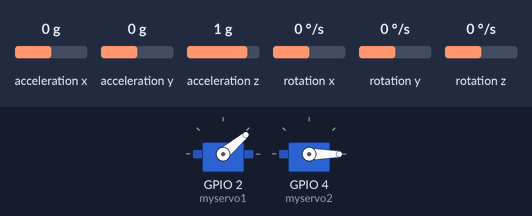
This sketch was run on a simulated ESP32. Parts: 2 × servo. Wiring (inferred from the names in the program): MPU-6050 motion sensor at I2C address 0x68. The test bench sets the inputs (shaded band); at power-on: acceleration x 0 g, acceleration y 0 g, acceleration z 1 g, rotation x 0 °/s, rotation y 0 °/s, rotation z 0 °/s.

Above: at 1.2 s.
1.3 s: acceleration x set to -1.4 g
At 3.0 s:
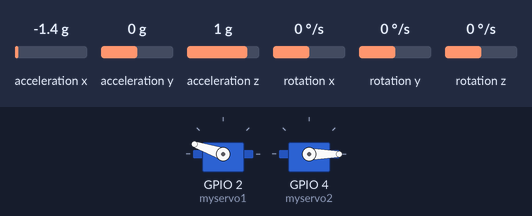
3.3 s: acceleration x set to -0.8 g
At 3.9 s:
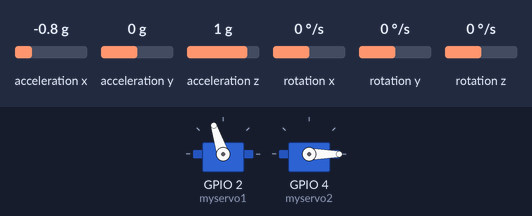
5.1 s: acceleration x set to 0.8 g
At 5.6 s:
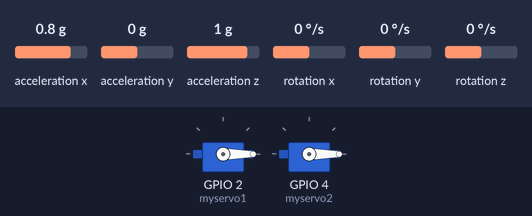
6.7 s: acceleration x set to 0 g
At 7.4 s:
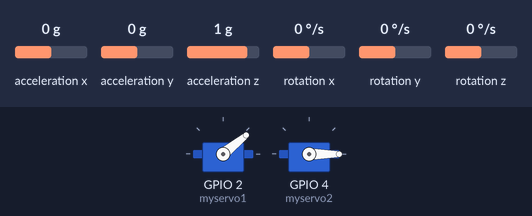
Timing chart, 0 to 9.7 s (numbered marks = the images above; inputs shaded):
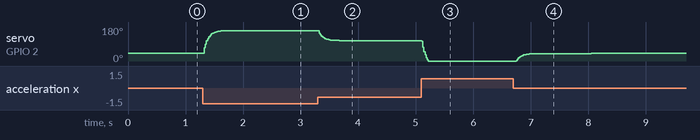

The sketch:

Self_Stabilizating_Spoon.ino
```cpp
//Self Stabilizing Spoon for Parkinson's Patients
#include<Wire.h>
#include <ESP32Servo.h>
const int MPU_addr=0x68; // I2C address of the MPU-6050
int16_t AcX,AcY,AcZ,Tmp,GyX,GyY,GyZ;
float delta_t = 0.005;
float pitchAcc,rollAcc, pitch, roll, pitched;
float P_CompCoeff= 0.98;
// ============= INITIAL SETUP ===========================================
Servo myservo1, myservo2;
void setup(){
Wire.begin();//I2c Initialization
Wire.beginTransmission(MPU_addr);
Wire.write(0x6B); // PWR_MGMT_1 register
Wire.write(0); // set to zero (wakes up the MPU-6050)
Wire.endTransmission(true);
Serial.begin(115200);
myservo1.attach(2);
myservo2.attach(4);
}
// ============= MAIN LOOP ===============================================
void loop(){
Wire.beginTransmission(MPU_addr);
Wire.write(0x3B); // starting with register 0x3B (ACCEL_XOUT_H)
Wire.endTransmission(false);
Wire.requestFrom(MPU_addr,14,true); // request a total of 14 registers
AcX=Wire.read()<<8|Wire.read(); // 0x3B (ACCEL_XOUT_H) & 0x3C
AcY=Wire.read()<<8|Wire.read(); // 0x3D (ACCEL_YOUT_H) & 0x3E
AcZ=Wire.read()<<8|Wire.read(); // 0x3F (ACCEL_ZOUT_H) & 0x40
GyX=Wire.read()<<8|Wire.read(); // 0x43 (GYRO_XOUT_H) & 0x44
GyY=Wire.read()<<8|Wire.read(); // 0x45 (GYRO_YOUT_H) & 0x46
GyZ=Wire.read()<<8|Wire.read(); // 0x47 (GYRO_ZOUT_H) & 0x48
//Complementary filter
long squaresum_P=((long)GyY*GyY+(long)AcY*AcY);
long squaresum_R=((long)GyX*GyX+(long)AcX*AcX);
pitch+=((-AcY/40.8f)*(delta_t));
roll+=((-AcX/45.8f)*(delta_t));
pitchAcc= atan((AcY/sqrt(squaresum_P))*RAD_TO_DEG);
rollAcc =atan((AcX/sqrt(squaresum_R))*RAD_TO_DEG);
pitch =(P_CompCoeff*pitch + (1.0f-P_CompCoeff)*pitchAcc);//pitch
roll =(P_CompCoeff*roll + (1.0f-P_CompCoeff)*rollAcc);
myservo1.write(roll + 40);
myservo2.write(pitch + 120);
}
```

Measured:
- after the input at 1.3 s, servo on GPIO 2 (myservo1): moves from 40° to 161° over 0.52 s, starting at once
- after the input at 3.3 s, servo on GPIO 2 (myservo1): moves from 161° to 108° over 0.37 s, starting at once
- after the input at 5.1 s, servo on GPIO 2 (myservo1): 108° → 0° at once
- after the input at 6.7 s, servo on GPIO 2 (myservo1): moves from 0° to 40° over 1.3 s, starting at once
